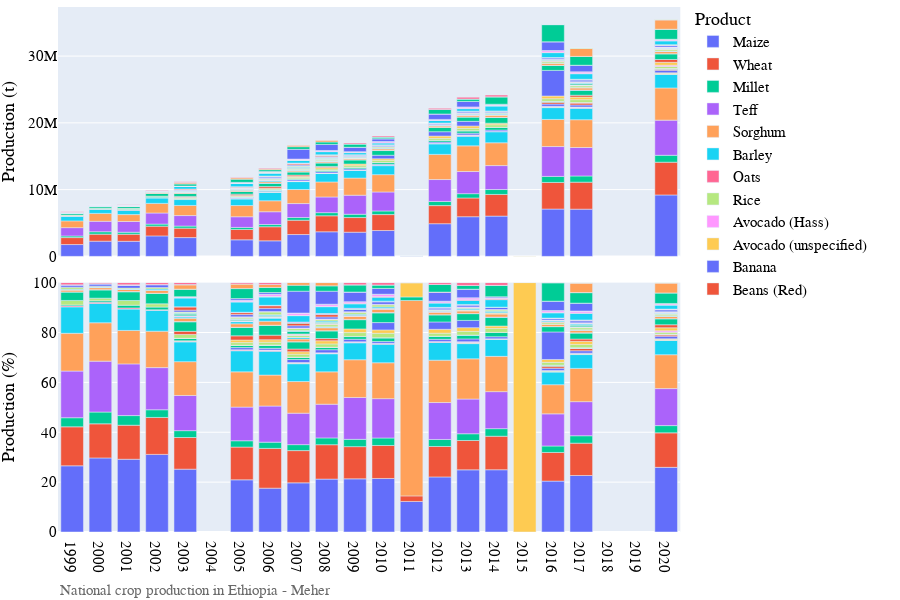

Write notebook code for a chart like this one.
### Markdown cell above
# Visualization of production data

### Code cell
# Bar chart of national crop production
country_iso, country_name = 'ET', 'Ethiopia'
df = pd.read_csv('../data/crop/adm_crop_production_%s.csv' % country_iso, index_col=0)
df['year'] = df['harvest_year']
year = [df['year'].min(), df['year'].max()]
product_order = ['Maize', 'Wheat','Millet', 'Teff','Sorghum','Barley','Oats','Rice']
for season_name in ['Meher']:
    footnote = 'National crop production in %s - %s' % (country_name, season_name)
    fn_save = '../figures/%s_bar_natgrainprod_%s.png' % (country_iso, season_name)
    sub = df[df['season_name'] == season_name]
    fig = PlotBarProduction(sub, year, product_order, footnote, fn_save)
    fig.show()
